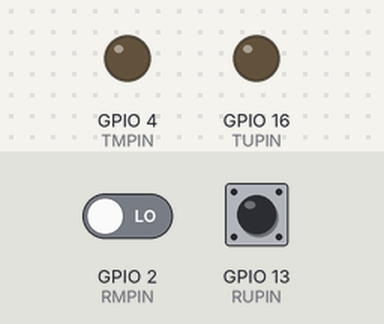
The sketch below on a simulated ESP8266 (NodeMCU). On the bench: output pins drawn as LEDs (lit = HIGH). The inputs (shaded band) are chosen by the test bench; at power-on: GPIO 2 (RMPIN) LOW, GPIO 13 (RUPIN) LOW. WiFi joins after 1.5 s; servers stay silent unless stated; what the sketch prints to the serial monitor is not drawn.

Above: at 2.9 s.
3.0 s: GPIO 2 (RMPIN) driven HIGH
At 3.26 s:
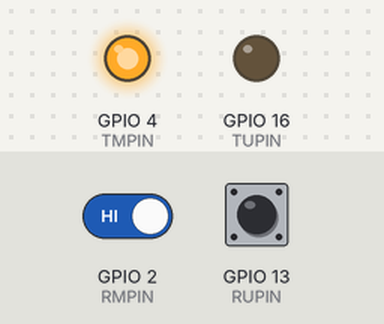
Timing chart, 0 to 6.0 s (numbered marks = the images above; inputs shaded):
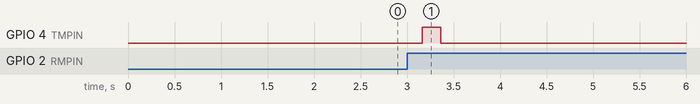

Measured:
- after the input at 3.0 s, GPIO 4 (TMPIN): LOW → HIGH after 0.16 s, → LOW 0.20 s later

The sketch:

ESP8266Reader.ino
```cpp
/*
  ESP8266Reader.ino
  This program connects to a network and sends an email to a desired recipient
  through Gmail's smtp server. A simple communication between Arduino Due and
  ESP8266 is handled.

  @author Axel Lundberg and Jonas Eiselt
  @date 2017-02-21
*/

#include <ESP8266WiFi.h>
#include <WiFiClientSecure.h>

/* IP Address for connecting to mobile network */
IPAddress mIp(192, 168, 43, 32);
IPAddress mGateway(192, 168, 43, 1);
IPAddress mSubnet(255, 255, 255, 0);

/* Network config: change variables if neeeded */
const char* ssid = "Tele2Gateway6P43";
const char* pass = "y3wjamMM";

const char* mSsid = "AndroidAP";
const char* mPass = "wury1981";

/* Camera config: change if needed */
const char* cameraServer = "192.168.1.50";
const int httpPort = 80;

IPAddress ip(192, 168, 1, 32);
IPAddress gateway(192, 168, 1, 1);
IPAddress subnet(255, 255, 255, 0);

/* Email config: change variables if neeeded */
const char* emailRecipient = "jonazeiselt@gmail.com";
const char* emailSender = "bobguard45@gmail.com";

/* Authentication config: change variables if needed */
const char* base64Login = "Ym9iZ3VhcmQ0NUBnbWFpbC5jb20=";
const char* base64Pass = "bWFyeWphbmU0NQ==";

const char* warningSbj = "Warning!";
const char* warningMsg = "The system has detected suspicious behaviour. Someone has been standing too close for too long!";

const char* alertSbj = "Alert!";
const char* alertMsg = "The system has detected a security breach. Someone has stolen a painting!";

const char* server = "smtp.gmail.com";
const int port = 465;

int doagain = 0;

unsigned long currentTime;

/* Receive and transmit pins from and to Arduino Due */
int RMPIN = 2; // Receive on pin 2 (1/0)
int TMPIN = 4; // Transmit on pin 4 (1/0)
int RUPIN = 13;
int TUPIN = 16;

int doorSensorValue = 0;
int ultraSensorValue = 0;

int times = 0;

/* Camera rotate config: change if needed */
String pan = "137.2";
String tilt = "-0.5";

/*
   Connects to network that the camera is connected to and calls a method
   that makes the camera rotate continuously.
*/
void setup()
{
  pinMode(RMPIN, INPUT);
  pinMode(TMPIN, OUTPUT);
  pinMode(RUPIN, INPUT);
  pinMode(TUPIN, OUTPUT);

  Serial.begin(115200);
  delay(10);

  WiFi.begin(ssid, pass); // Connect to WiFi (camera)
  WiFi.config(ip, gateway, subnet);

  /* while wifi not connected yet, print '.'
    then after it connected, get out of the loop */
  while (WiFi.status() != WL_CONNECTED)
  {
    delay(500);
    Serial.print(".");
  }

  Serial.println("\nWiFi connected");
  Serial.println(WiFi.localIP());  // IP address of ESP8266

  continuousRotate();
}

/*
   This function reads value from Arduino Due and decideds whether an email
   has to be sent.
*/
void loop()
{
  WiFiClient client;

  String subject;
  String message;

  if (!client.connect(cameraServer, httpPort))
  {
    Serial.println("Connection to camera failed");
    return;
  }

  doorSensorValue = digitalRead(RMPIN);
  ultraSensorValue = digitalRead(RUPIN);

  if (doorSensorValue == 1 || ultraSensorValue == 1)
  {
    times++;
    if (times == 3)
    {
      times = 0;
    }
  }

  Serial.print("\ndoor sensor = ");
  Serial.println(doorSensorValue);
  Serial.print("ultrasonic sensor = ");
  Serial.println(ultraSensorValue);

  if (doorSensorValue == 0)
  {
    doagain = 0;
  }

  if ((doorSensorValue == 1 || ultraSensorValue == 1) && (times == 1))
  {
    delay(50);
    times++;
    if (doorSensorValue == 1)
    {
      doagain++;
      digitalWrite(TMPIN, HIGH);
      delay(200);
      digitalWrite(TMPIN, LOW);
      subject = alertSbj;
      message = alertMsg;
    }
    else
    {
      digitalWrite(TUPIN, HIGH);
      delay(200);
      digitalWrite(TUPIN, LOW);

      subject = warningSbj;
      message = warningMsg;
    }

    if (!client.connect(cameraServer, httpPort))
    {
      Serial.println("Connection failed");
      return;
    }
    rotatePoint(pan, tilt);
    delay(500);

    // Disconnect from WiFi to connect to another one (email)
    WiFi.disconnect();

    // Send email
    if (doagain == 1 || doagain == 0)
    {
      sendEmail(subject, message);
    }

    // Disconnect from WiFi to connect to another one (camera)
    WiFi.disconnect();
    WiFi.begin(ssid, pass); // Connect to WiFi
    WiFi.config(ip, gateway, subnet);

    /* while wifi not connected yet, print '.'
      then after it connected, get out of the loop */
    while (WiFi.status() != WL_CONNECTED)
    {
      delay(500);
      Serial.print(".");
    }

    continuousRotate();
  }

  doorSensorValue = 0;
  ultraSensorValue = 0;

  delay(1000);
  ESP.wdtFeed(); // Prevents crash..
}

/* SMTP (Used for sending email)
   -----------------------------
   HELO smtp.gmail.com
   MAIL FROM: <museum@gmail.com>
   RCPT TO: <security@gmail.com>
   DATA
   Someone is too close to the painting!
   QUIT

   Modified code from:
   https://forum.arduino.cc/index.php?topic=126829.0
*/
void sendEmail(String subject, String message)
{
  WiFiClientSecure client;
  WiFi.begin(mSsid, mPass); // Connect to WiFi
  WiFi.config(mIp, mGateway, mSubnet);

  while (WiFi.status() != WL_CONNECTED)
  {
    delay(500);
    Serial.print(".");
  }

  Serial.println("\nWiFi connected");
  Serial.println(WiFi.localIP());  // IP address of ESP8266

  if (!client.connect(server, port))
  {
    Serial.println("Connection failed");
  }
  smtpResponse(client);
  Serial.println("Connection successful");

  client.println("HELO smtp.gmail.com");
  smtpResponse(client);
  client.println("AUTH LOGIN");
  smtpResponse(client);
  client.println(base64Login); // eMail (Base64 encoded)
  smtpResponse(client);
  client.println(base64Pass); // password (Base64 encoded)
  smtpResponse(client);

  client.println("MAIL FROM:<" + String(emailSender) + ">");
  smtpResponse(client);

  client.println("RCPT TO:<" + String(emailRecipient) + ">");
  smtpResponse(client);

  client.println("DATA");
  smtpResponse(client);

  client.println("From:" + String(emailSender));
  client.println("To:" + String(emailRecipient));
  client.println("SUBJECT: " + subject);
  client.println(message);
  client.println(".");
  client.println("QUIT");
  smtpResponse(client);

  client.stop();
}

/*
  This function awaits response from the smtp server. It is important a response
  is received before a new command is sent from the client.
*/
void smtpResponse(WiFiClientSecure &client)
{
  currentTime = millis();
  while (!client.available())
  {
    // Make sure that the smtp server responds before a new command is sent
    if (millis() > (currentTime + 10000))
    {
      Serial.println("Error: Timeout" + millis());
      return;
    }
  }
  String res = client.readStringUntil('\n');
  Serial.println(res);
}

/*
   This function makes the Axis camera to rotate to a specific point.
*/
void rotatePoint(String pan, String tilt)
{
  WiFiClient client;
  String paintingPoint = String(cameraServer) + "/axis-cgi/com/ptz.cgi?pan=" + pan + "&tilt=" + tilt + "&speed=110";

  if (!client.connect(cameraServer, httpPort))
  {
    Serial.println("Connection failed..");
  }

  Serial.print("Requesting URL: ");
  Serial.println(paintingPoint);

  client.println(String("GET ") + paintingPoint + " HTTP/1.1");
  client.println("Host: " + String(cameraServer));
  client.println("Connection: close");
  client.println();
}

/*
   This function makes the Axis camera rotate continuously.
*/
void continuousRotate()
{
  WiFiClient client;
  String casRotate = String(cameraServer) + "/axis-cgi/com/ptz.cgi?continuouspantiltmove=" + pan + "," + tilt;

  if (!client.connect(cameraServer, httpPort))
  {
    Serial.println("Connection failed..");
  }

  // This will rotate the camera
  client.print(String("GET ") + casRotate + " HTTP/1.1");
  client.println("Host: " + String(cameraServer));
  client.println("Connection: close");
  client.println();
}
```
